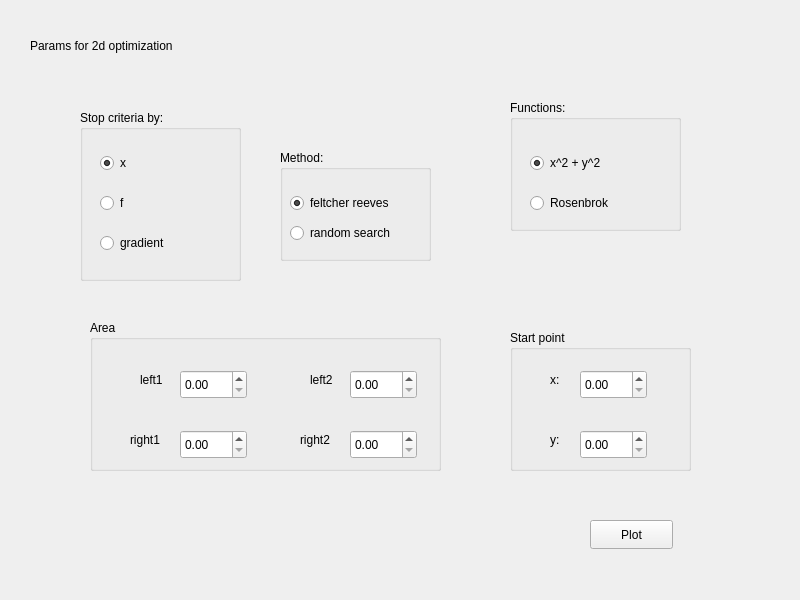
<?xml version="1.0" encoding="UTF-8"?>
<ui version="4.0">
 <class>ChooseParams</class>
 <widget class="QWidget" name="ChooseParams">
  <property name="geometry">
   <rect>
    <x>0</x>
    <y>0</y>
    <width>800</width>
    <height>600</height>
   </rect>
  </property>
  <property name="windowTitle">
   <string>ChooseParams</string>
  </property>
  <widget class="QGroupBox" name="criteriaGB">
   <property name="geometry">
    <rect>
     <x>80</x>
     <y>110</y>
     <width>161</width>
     <height>171</height>
    </rect>
   </property>
   <property name="title">
    <string>Stop criteria by:</string>
   </property>
   <widget class="QRadioButton" name="xcritRB">
    <property name="geometry">
     <rect>
      <x>20</x>
      <y>40</y>
      <width>112</width>
      <height>26</height>
     </rect>
    </property>
    <property name="text">
     <string>x</string>
    </property>
    <property name="checked">
     <bool>true</bool>
    </property>
    <attribute name="buttonGroup">
     <string notr="true">buttonGroup</string>
    </attribute>
   </widget>
   <widget class="QRadioButton" name="fcritRB">
    <property name="geometry">
     <rect>
      <x>20</x>
      <y>80</y>
      <width>112</width>
      <height>26</height>
     </rect>
    </property>
    <property name="text">
     <string>f</string>
    </property>
    <attribute name="buttonGroup">
     <string notr="true">buttonGroup</string>
    </attribute>
   </widget>
   <widget class="QRadioButton" name="gradcritRB">
    <property name="geometry">
     <rect>
      <x>20</x>
      <y>120</y>
      <width>112</width>
      <height>26</height>
     </rect>
    </property>
    <property name="text">
     <string>gradient</string>
    </property>
    <attribute name="buttonGroup">
     <string notr="true">buttonGroup</string>
    </attribute>
   </widget>
  </widget>
  <widget class="QGroupBox" name="methodGB">
   <property name="geometry">
    <rect>
     <x>280</x>
     <y>150</y>
     <width>151</width>
     <height>111</height>
    </rect>
   </property>
   <property name="title">
    <string>Method:</string>
   </property>
   <widget class="QRadioButton" name="frmethodRB">
    <property name="geometry">
     <rect>
      <x>10</x>
      <y>40</y>
      <width>141</width>
      <height>26</height>
     </rect>
    </property>
    <property name="text">
     <string>feltcher reeves</string>
    </property>
    <property name="checkable">
     <bool>true</bool>
    </property>
    <property name="checked">
     <bool>true</bool>
    </property>
    <attribute name="buttonGroup">
     <string notr="true">buttonGroup_2</string>
    </attribute>
   </widget>
   <widget class="QRadioButton" name="rsmethodRB">
    <property name="geometry">
     <rect>
      <x>10</x>
      <y>70</y>
      <width>131</width>
      <height>26</height>
     </rect>
    </property>
    <property name="text">
     <string>random search</string>
    </property>
    <attribute name="buttonGroup">
     <string notr="true">buttonGroup_2</string>
    </attribute>
   </widget>
  </widget>
  <widget class="QGroupBox" name="groupBox_3">
   <property name="geometry">
    <rect>
     <x>90</x>
     <y>320</y>
     <width>351</width>
     <height>151</height>
    </rect>
   </property>
   <property name="title">
    <string>Area</string>
   </property>
   <widget class="QDoubleSpinBox" name="right2DSB">
    <property name="geometry">
     <rect>
      <x>260</x>
      <y>110</y>
      <width>67</width>
      <height>29</height>
     </rect>
    </property>
   </widget>
   <widget class="QDoubleSpinBox" name="left1DSB">
    <property name="geometry">
     <rect>
      <x>90</x>
      <y>50</y>
      <width>67</width>
      <height>29</height>
     </rect>
    </property>
   </widget>
   <widget class="QDoubleSpinBox" name="left2DSB">
    <property name="geometry">
     <rect>
      <x>260</x>
      <y>50</y>
      <width>67</width>
      <height>29</height>
     </rect>
    </property>
   </widget>
   <widget class="QLabel" name="label_2">
    <property name="geometry">
     <rect>
      <x>40</x>
      <y>110</y>
      <width>41</width>
      <height>20</height>
     </rect>
    </property>
    <property name="text">
     <string>right1</string>
    </property>
   </widget>
   <widget class="QLabel" name="label">
    <property name="geometry">
     <rect>
      <x>50</x>
      <y>50</y>
      <width>31</width>
      <height>20</height>
     </rect>
    </property>
    <property name="text">
     <string>left1</string>
    </property>
   </widget>
   <widget class="QLabel" name="label_3">
    <property name="geometry">
     <rect>
      <x>220</x>
      <y>50</y>
      <width>31</width>
      <height>20</height>
     </rect>
    </property>
    <property name="text">
     <string>left2</string>
    </property>
   </widget>
   <widget class="QLabel" name="label_4">
    <property name="geometry">
     <rect>
      <x>210</x>
      <y>110</y>
      <width>41</width>
      <height>20</height>
     </rect>
    </property>
    <property name="text">
     <string>right2</string>
    </property>
   </widget>
   <widget class="QDoubleSpinBox" name="right1DSB">
    <property name="geometry">
     <rect>
      <x>90</x>
      <y>110</y>
      <width>67</width>
      <height>29</height>
     </rect>
    </property>
   </widget>
  </widget>
  <widget class="QGroupBox" name="groupBox_4">
   <property name="geometry">
    <rect>
     <x>510</x>
     <y>330</y>
     <width>181</width>
     <height>141</height>
    </rect>
   </property>
   <property name="title">
    <string>Start point</string>
   </property>
   <widget class="QDoubleSpinBox" name="ystartDSB">
    <property name="geometry">
     <rect>
      <x>70</x>
      <y>100</y>
      <width>67</width>
      <height>29</height>
     </rect>
    </property>
   </widget>
   <widget class="QLabel" name="label_5">
    <property name="geometry">
     <rect>
      <x>40</x>
      <y>40</y>
      <width>16</width>
      <height>20</height>
     </rect>
    </property>
    <property name="text">
     <string>x:</string>
    </property>
   </widget>
   <widget class="QDoubleSpinBox" name="xstartDSB">
    <property name="geometry">
     <rect>
      <x>70</x>
      <y>40</y>
      <width>67</width>
      <height>29</height>
     </rect>
    </property>
   </widget>
   <widget class="QLabel" name="label_6">
    <property name="geometry">
     <rect>
      <x>40</x>
      <y>100</y>
      <width>16</width>
      <height>20</height>
     </rect>
    </property>
    <property name="text">
     <string>y:</string>
    </property>
   </widget>
  </widget>
  <widget class="QPushButton" name="plotButton">
   <property name="geometry">
    <rect>
     <x>590</x>
     <y>520</y>
     <width>83</width>
     <height>29</height>
    </rect>
   </property>
   <property name="text">
    <string>Plot</string>
   </property>
  </widget>
  <widget class="QLabel" name="label_7">
   <property name="geometry">
    <rect>
     <x>30</x>
     <y>20</y>
     <width>301</width>
     <height>51</height>
    </rect>
   </property>
   <property name="text">
    <string>Params for 2d optimization</string>
   </property>
  </widget>
  <widget class="QGroupBox" name="groupBox">
   <property name="geometry">
    <rect>
     <x>510</x>
     <y>100</y>
     <width>171</width>
     <height>131</height>
    </rect>
   </property>
   <property name="title">
    <string>Functions:</string>
   </property>
   <widget class="QRadioButton" name="sqsmRB">
    <property name="geometry">
     <rect>
      <x>20</x>
      <y>50</y>
      <width>112</width>
      <height>26</height>
     </rect>
    </property>
    <property name="text">
     <string>x^2 + y^2</string>
    </property>
    <property name="checked">
     <bool>true</bool>
    </property>
    <attribute name="buttonGroup">
     <string notr="true">buttonGroup_3</string>
    </attribute>
   </widget>
   <widget class="QRadioButton" name="rosenbrokRB">
    <property name="geometry">
     <rect>
      <x>20</x>
      <y>90</y>
      <width>112</width>
      <height>26</height>
     </rect>
    </property>
    <property name="text">
     <string>Rosenbrok</string>
    </property>
    <attribute name="buttonGroup">
     <string notr="true">buttonGroup_3</string>
    </attribute>
   </widget>
  </widget>
 </widget>
 <resources/>
 <connections/>
 <buttongroups>
  <buttongroup name="buttonGroup_2"/>
  <buttongroup name="buttonGroup"/>
  <buttongroup name="buttonGroup_3"/>
 </buttongroups>
</ui>
